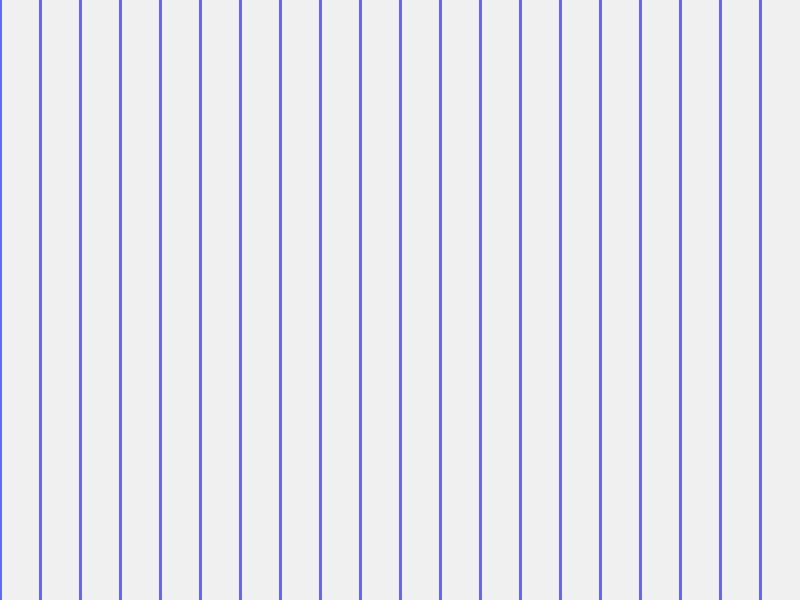
#> input picture samples/generic.jpg, 800 x 600 px
$ python -i photo_of_photo.py   (imports and definitions only)   (older library calls are emulated)
#> lines starting #> are read from the running program, lines starting #| are printed output that depends on the picture; after the words box and inside, x2 and y2 are one past the last pixel; in counts of white or black regions, pixels touching at a corner belong together
"""
HEURISTIC ONLY. Attempts to flag two distinct patterns:
  1. "Photo of a photo" - a field worker re-photographing a printed/screen photo
     instead of the real scene (often shows a moire pattern, screen bezel edges,
     or a picture-frame-like rectangular border).
  2. "Screenshot" - a re-saved screen capture rather than a camera photo
     (often has no camera EXIF metadata and/or UI-like flat colour regions).

This is NOT a trained classifier. It combines a few weak, explainable signals:
  - Presence/absence of camera EXIF metadata (screenshots and re-saved images
    frequently strip this).
  - A strong rectangular border/frame detected via edge + contour analysis
    (suggestive of a photographed frame or bezel).
  - Very low colour variety combined with large flat regions (common in UI
    screenshots, uncommon in real-world outdoor field photos).

Each signal alone is weak and can misfire (e.g. a genuinely plain, flat-colour
scene, or a camera that strips EXIF by default). The heuristic is deliberately
conservative: it only flags "suspicious" when multiple signals agree, and the
result should route to human review, not automatic rejection.
"""
import cv2
import numpy as np
from PIL import Image


# [9 lines left out: function _has_camera_exif, not called in this run]


def _has_frame_border(gray_image: np.ndarray) -> bool:
    edges = cv2.Canny(gray_image, 50, 150)
    contours, _ = cv2.findContours(edges, cv2.RETR_LIST, cv2.CHAIN_APPROX_SIMPLE)
    h, w = gray_image.shape[:2]
    image_area = h * w

    for contour in contours:
        area = cv2.contourArea(contour)
        if area < image_area * 0.5:
            continue
        peri = cv2.arcLength(contour, True)
        approx = cv2.approxPolyDP(contour, 0.02 * peri, True)
        if len(approx) == 4:
            return True
    return False


# [40 lines left out: functions _flat_region_ratio, detect_photo_of_photo, not called in this run]

>>> import cv2
>>> picture = cv2.imread('../../../samples/generic.jpg', cv2.IMREAD_GRAYSCALE)
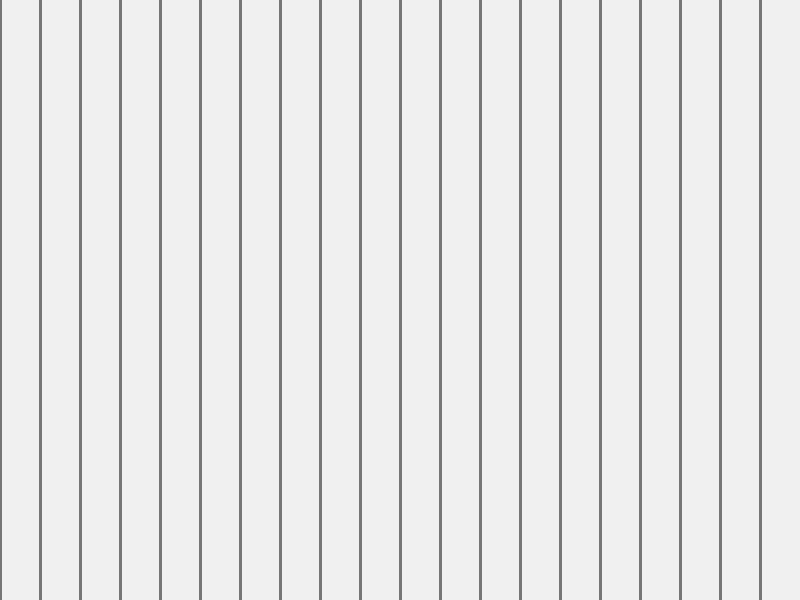
#> picture: shape (600, 800); min 118, max 241, mean 231
>>> result = _has_frame_border(picture)
#> in _has_frame_border, `edges = cv2.Canny(gray_image, 50, 150)`:
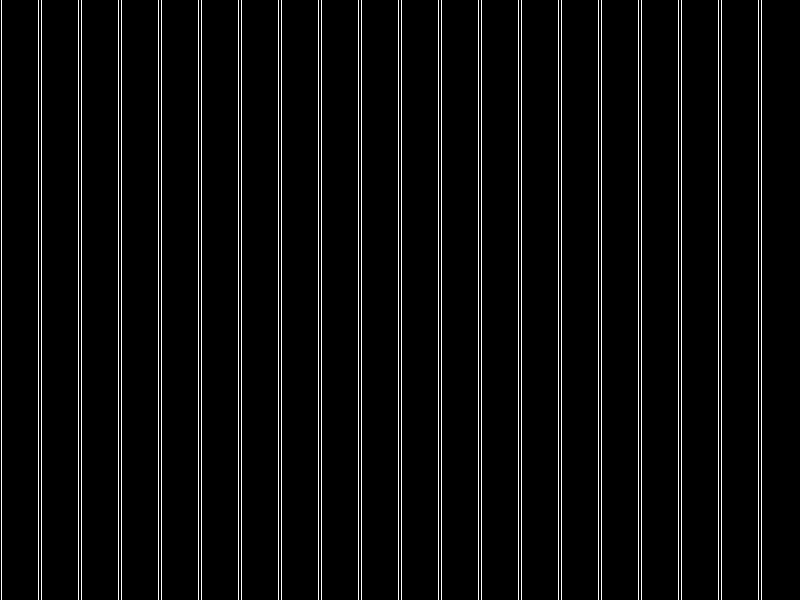
#> edges: shape (600, 800); 4.9% white in thin lines or dots
#> in _has_frame_border, `contours, _ = cv2.findContours(edges, cv2.RETR_LIST, cv2.CHAIN_APPROX_..`: contours = 39 contours, all with area under 20
#> the loop in _has_frame_border, `for contour in contours:` made 39 passes
#> contour on passes 1 to 12: [[761, 0], [761, 599]], [[758, 0], [758, 599]], [[721, 0], [721, 599]], [[718, 0], [718, 599]], [[681, 0], [681, 599]], [[678, 0], [678, 599]], [[641, 0], [641, 599]], [[638, 0], [638, 599]], [[601, 0], [601, 599]], [[598, 0], [598, 599]], [[561, 0], [561, 599]], [[558, 0], [558, 599]]
#> result = False

$ run again, on samples/vehicle_plate.jpg
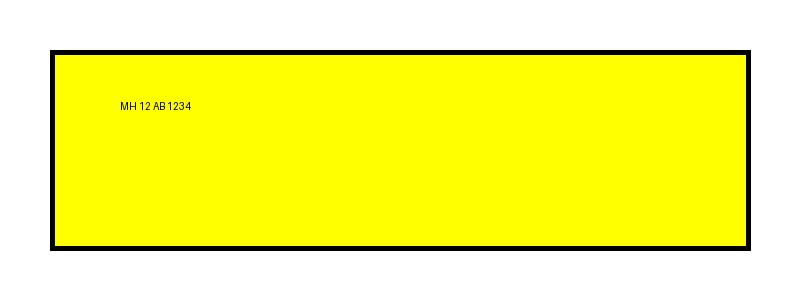
#> input picture samples/vehicle_plate.jpg, 800 x 300 px
#> `picture = cv2.imread('../../../samples/generic.jpg', cv2.IMREAD_GRAYSC..`:
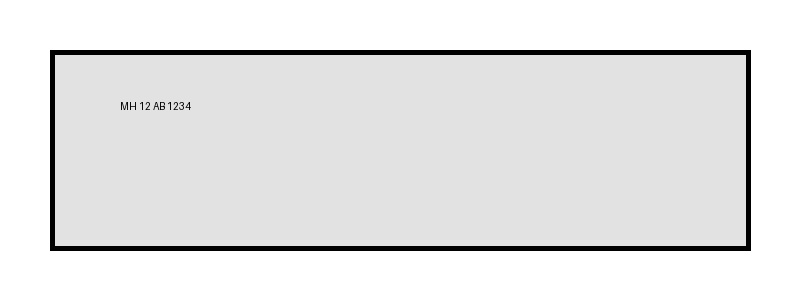
#> picture: shape (300, 800); min 0, max 255, mean 229.4
#> in _has_frame_border, `edges = cv2.Canny(gray_image, 50, 150)`:
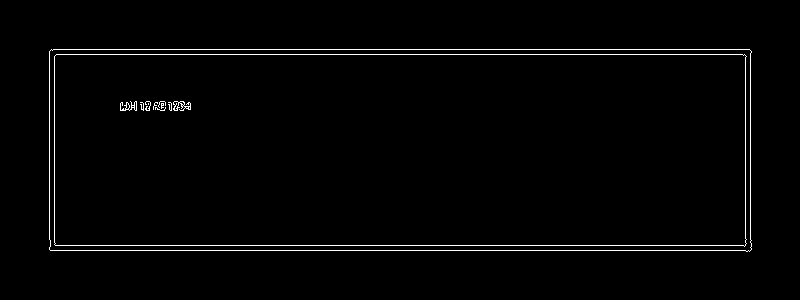
#> edges: shape (300, 800); 1.6% white in thin lines or dots, all inside (x1, y1, x2, y2) = (49, 49, 752, 252)
#> contours = 23 contours, 16 with area under 20; largest, box (x1, y1, x2, y2) and area: (49, 49, 752, 252) 140902, (49, 49, 752, 252) 140902, (54, 54, 747, 247) 131980, (54, 54, 747, 247) 131980, (173, 101, 191, 111) 68, (120, 101, 137, 111) 49, (173, 101, 179, 111) 29
#> the loop in _has_frame_border, `for contour in contours:` made 20 passes
#> area on passes 11, 16, 19: 29, 67.5, 49
#> result = True
